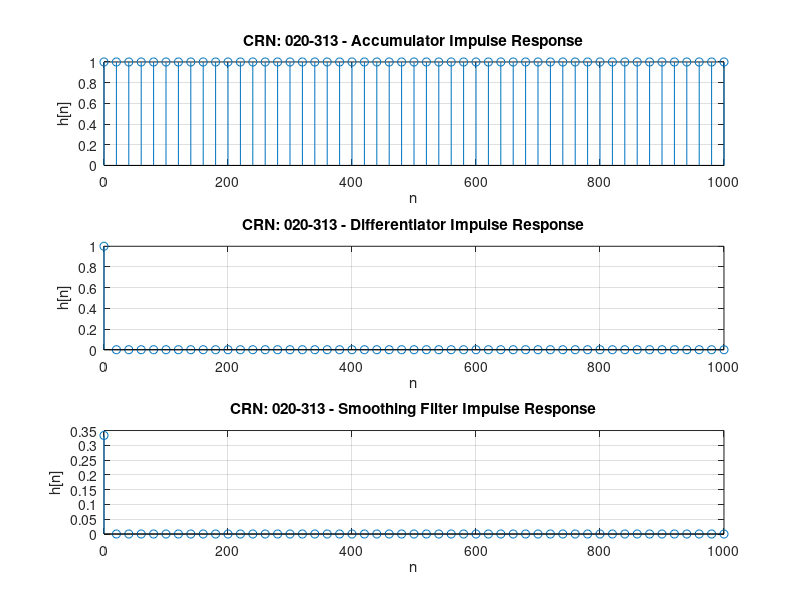

MATLAB code to generate this figure: (Note: this script raises an error after producing the figure.)
% CRN: 020-313 - Stability Test with Subplots

n = 0:1000;

% Accumulator Impulse Response
h_acc = filter(1, [1 -1], [1, zeros(1, 1000)]);
values_acc = [h_acc(1), h_acc(11), h_acc(101), h_acc(1001)];

% Differentiator Impulse Response
h_diff = filter([1 -1], 1, [1, zeros(1, 1000)]);

% Smoothing Filter Impulse Response
h_smooth = filter([1 1 1]/3, 1, [1, zeros(1, 1000)]);

% Plot all in one figure using subplot
figure;

subplot(3,1,1);
stem(n(1:20:end), h_acc(1:20:end));
title('CRN: 020-313 - Accumulator Impulse Response');
xlabel('n'); ylabel('h[n]');
grid on;

subplot(3,1,2);
stem(n(1:20:end), h_diff(1:20:end));
title('CRN: 020-313 - Differentiator Impulse Response');
xlabel('n'); ylabel('h[n]');
grid on;

subplot(3,1,3);
stem(n(1:20:end), h_smooth(1:20:end));
title('CRN: 020-313 - Smoothing Filter Impulse Response');
xlabel('n'); ylabel('h[n]');
grid on;

% Check Stability
is_diff_stable = check_stability([1 -1], 1);
is_smooth_stable = check_stability([1 1 1]/3, 1);
is_acc_stable = check_stability(1, [1 -1]);

disp(['Accumulator h[n]: h[0]=', num2str(h_acc(1)), ...
      ', h[10]=', num2str(h_acc(11)), ...
      ', h[100]=', num2str(h_acc(101)), ...
      ', h[1000]=', num2str(h_acc(1001))]);

disp(['Differentiator Stable: ', num2str(is_diff_stable)]);
disp(['Smoothing Filter Stable: ', num2str(is_smooth_stable)]);
disp(['Accumulator Stable: ', num2str(is_acc_stable)]);
